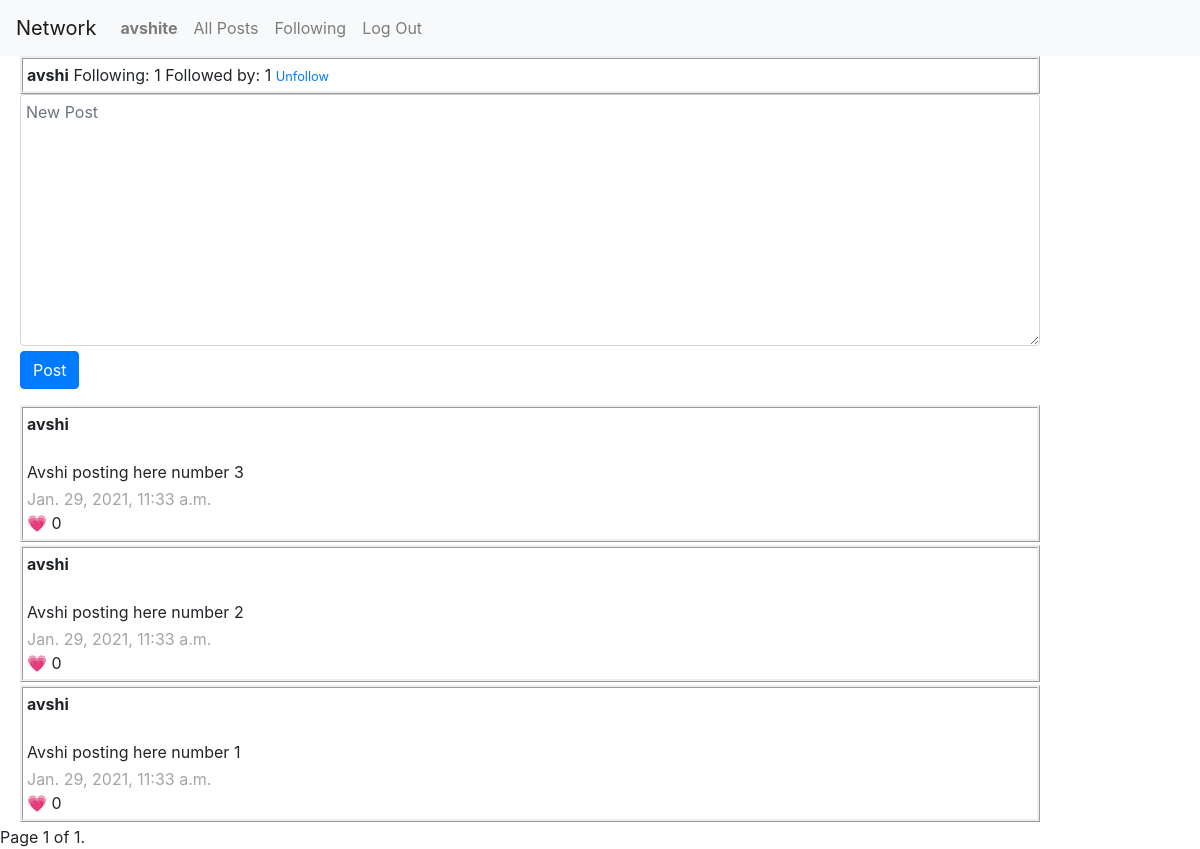
The page /avshi (signed in) on the database its author committed.
### network/models.py (models this page shows, shortened)
class User(AbstractUser):
    follows_this_many = models.IntegerField(default=0)
    followed_by_this_many = models.IntegerField(default=0)

class Post(models.Model):
    user = models.ForeignKey(User, on_delete=models.CASCADE, related_name="poster")
    content = models.CharField(max_length=256)
    timestamp = models.DateTimeField(auto_now_add=True)
    likes = models.IntegerField(default=0)

### network/views.py (the view)
# urls.py: path("<str:user>", views.profile, name="profile"),
@login_required
def profile(request, user):
    profile_user = User.objects.get(username=user)
    user = request.user
    try:
        following = Following.objects.get(user_followed=profile_user, followed_by=user)
    except:
        following = None
    posts = Post.objects.all().filter(user=profile_user)
    posts = posts.order_by("-timestamp").all()
    paginator = Paginator(posts, 10)
    page_number = request.GET.get('page')
    page_obj = paginator.get_page(page_number)
    return render(request, "network/profile.html", {
        'form': NewPostForm(),
        'following': following,
        'profile_user': profile_user,
        'page_obj': page_obj,
    })

### network/views.py
class NewPostForm(forms.Form):
    content = forms.CharField(widget=forms.Textarea(attrs={
        'class': 'form-control',
        'placeholder': 'New Post',
        'required': 'required',
        'style':'padding: 5px; width: 85%; margin-left: 20px; margin-bottom: 5px;'
        }), label=False)

### network/templates/network/profile.html (shortened to what this page needs)
{% extends "network/layout.html" %}
{% block body %}
    <div class="profile-user">
            <strong>{{ profile_user }}</strong>
            <span>Following: {{ profile_user.follows_this_many }} Followed by: {{ profile_user.followed_by_this_many }}</span>
            {% if user.is_authenticated %}
                {% if user == profile_user %}
                {% else %}
                    {% if following %}
                        <a href="{% url 'followship' profile_user %}"><small>Unfollow</small></a>
                    {% else %}
                        <a href="{% url 'followship' profile_user %}"><small>Follow</small></a>
                    {% endif %}
                {% endif %}
            {% endif %}
    </div>
    {% if user.is_authenticated %}
    <div id="#new-post">
        <div class="form-group">
            <form action="{% url 'new_post'%}" method="POST" class="form-group" >
                {{ form }}
                <input type="submit" value="Post" class="btn btn-primary" style="margin-left: 20px;">
            </form>
        </div>
    </div>
    {% endif %}
    {% for post in page_obj %}
        <div class="post-list">
            <div><strong>{{ post.user }}</strong></div>
            <br>
            <div class="post-content">{{ post.content }}</div>
            <div class="post-timestamp">{{ post.timestamp }}</div>
            <div>&#128151; {{ post.likes }}</div>
        </div>
    {% endfor %}
    <div class="pagination">
        <span class="step-links">
            <div class="current">
                Page {{ page_obj.number }} of {{ page_obj.paginator.num_pages }}.
            </div>
        </span>
    </div>
{% endblock %}

### network/templates/network/layout.html (shortened to what this page needs)
{% load static %}
<!DOCTYPE html>
<html lang="en">
    <head>
        <link rel="stylesheet" href="https://stackpath.bootstrapcdn.com/bootstrap/4.4.1/css/bootstrap.min.css">
        <link href="{% static 'network/styles.css' %}" rel="stylesheet">
    </head>
    <body>
        <nav class="navbar navbar-expand-lg navbar-light bg-light">
            <a class="navbar-brand" href="#">Network</a>
            <div>
              <ul class="navbar-nav mr-auto">
                {% if user.is_authenticated %}
                    <li class="nav-item">
                        <a class="nav-link" href="{% url 'profile' user %}"><strong>{{ user.username }}</strong></a>
                    </li>
                {% endif %}
                <li class="nav-item">
                  <a class="nav-link" href="{% url 'index' %}">All Posts</a>
                </li>
                {% if user.is_authenticated %}
                    <li class="nav-item">
                        <a class="nav-link" href="#">Following</a>
                    </li>
                    <li class="nav-item">
                        <a class="nav-link" href="{% url 'logout' %}">Log Out</a>
                    </li>
                {% endif %}
              </ul>
            </div>
          </nav>
        <div class="body">
            {% block body %}
            {% endblock %}
        </div>
    </body>
</html>

### network/static/network/styles.css (style rules this page uses)
.post-list { border-style: ridge; margin:3px; padding: 4px; width: 85%; margin-left: 20px; }
.post-timestamp { color: rgb(162, 165, 162); }
.post-content { margin-bottom: 3px; }
.profile-user { border-style: ridge; padding: 4px; width: 85%; margin-left: 20px; }

### rows shown on the page
User: username "avshite"
User: username "avshi", follows_this_many "1", followed_by_this_many "1"
Post: user "avshi", content "Avshi posting here number 3", timestamp "Jan. 29, 2021, 11:33 a.m.", likes "0"
Post: user "avshi", content "Avshi posting here number 2", timestamp "Jan. 29, 2021, 11:33 a.m.", likes "0"
Post: user "avshi", content "Avshi posting here number 1", timestamp "Jan. 29, 2021, 11:33 a.m.", likes "0"

### other values the page prints
{{ page_obj.number }} "1"
{{ page_obj.paginator.num_pages }} "1"
